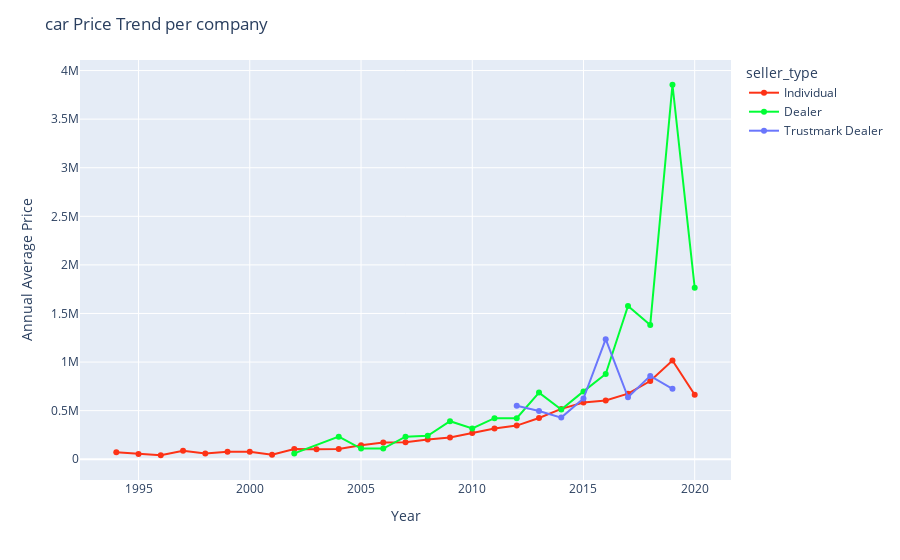

Notebook code for this chart:
### Code cell
fig = px.line(price_bycompany
                   ,x='year', y = "selling_price", 
                   color = "seller_type", color_discrete_sequence=px.colors.qualitative.Light24)
fig.update_traces(mode='markers+lines')
fig.update_layout(
    title="car Price Trend per company",
    xaxis_title="Year",
    yaxis_title="Annual Average Price")
fig.show()

### Figure 1 — Plotly figure (JSON) as saved in the notebook; plotly's stock layout.template omitted (floating-point values rounded to 4 significant figures)
{"data": [{"hovertemplate": "seller_type=Individual<br>year=%{x}<br>selling_price=%{y}<extra></extra>", "legendgroup": "Individual", "line": {"color": "#FD3216", "dash": "solid"}, "marker": {"symbol": "circle"}, "mode": "markers+lines", "name": "Individual", "orientation": "v", "showlegend": true, "type": "scatter", "x": ["1994-01-01T00:00:00", "1995-01-01T00:00:00", "1996-01-01T00:00:00", "1997-01-01T00:00:00", "1998-01-01T00:00:00", "1999-01-01T00:00:00", "2000-01-01T00:00:00", "2001-01-01T00:00:00", "2002-01-01T00:00:00", "2003-01-01T00:00:00", "2004-01-01T00:00:00", "2005-01-01T00:00:00", "2006-01-01T00:00:00", "2007-01-01T00:00:00", "2008-01-01T00:00:00", "2009-01-01T00:00:00", "2010-01-01T00:00:00", "2011-01-01T00:00:00", "2012-01-01T00:00:00", "2013-01-01T00:00:00", "2014-01-01T00:00:00", "2015-01-01T00:00:00", "2016-01-01T00:00:00", "2017-01-01T00:00:00", "2018-01-01T00:00:00", "2019-01-01T00:00:00", "2020-01-01T00:00:00"], "xaxis": "x", "y": [72000, 55000, 41000, 86111, 57890.0, 76930.0, 76460.0, 46500, 106200.0, 101600.0, 104400.0, 144200.0, 171100.0, 175600.0, 204100.0, 224500.0, 270100.0, 315200.0, 346200.0, 424900.0, 517900.0, 584400.0, 605600.0, 674900.0, 805000.0, 1016000.0, 662900.0], "yaxis": "y"}, {"hovertemplate": "seller_type=Dealer<br>year=%{x}<br>selling_price=%{y}<extra></extra>", "legendgroup": "Dealer", "line": {"color": "#00FE35", "dash": "solid"}, "marker": {"symbol": "circle"}, "mode": "markers+lines", "name": "Dealer", "orientation": "v", "showlegend": true, "type": "scatter", "x": ["2002-01-01T00:00:00", "2004-01-01T00:00:00", "2005-01-01T00:00:00", "2006-01-01T00:00:00", "2007-01-01T00:00:00", "2008-01-01T00:00:00", "2009-01-01T00:00:00", "2010-01-01T00:00:00", "2011-01-01T00:00:00", "2012-01-01T00:00:00", "2013-01-01T00:00:00", "2014-01-01T00:00:00", "2015-01-01T00:00:00", "2016-01-01T00:00:00", "2017-01-01T00:00:00", "2018-01-01T00:00:00", "2019-01-01T00:00:00", "2020-01-01T00:00:00"], "xaxis": "x", "y": [60000, 232500, 110000, 110000, 231750, 240900.0, 391700.0, 316700.0, 422800.0, 421700.0, 685800.0, 511900.0, 698300.0, 876900.0, 1577000.0, 1382000.0, 3854000.0, 1765000], "yaxis": "y"}, {"hovertemplate": "seller_type=Trustmark Dealer<br>year=%{x}<br>selling_price=%{y}<extra></extra>", "legendgroup": "Trustmark Dealer", "line": {"color": "#6A76FC", "dash": "solid"}, "marker": {"symbol": "circle"}, "mode": "markers+lines", "name": "Trustmark Dealer", "orientation": "v", "showlegend": true, "type": "scatter", "x": ["2012-01-01T00:00:00", "2013-01-01T00:00:00", "2014-01-01T00:00:00", "2015-01-01T00:00:00", "2016-01-01T00:00:00", "2017-01-01T00:00:00", "2018-01-01T00:00:00", "2019-01-01T00:00:00"], "xaxis": "x", "y": [550000, 496250, 428300.0, 625000, 1236000.0, 637300.0, 857900.0, 724600.0], "yaxis": "y"}], "layout": {"legend": {"title": {"text": "seller_type"}, "tracegroupgap": 0}, "margin": {"t": 60}, "title": {"text": "car Price Trend per company"}, "xaxis": {"anchor": "y", "domain": [0, 1], "title": {"text": "Year"}}, "yaxis": {"anchor": "x", "domain": [0, 1], "title": {"text": "Annual Average Price"}}}}
